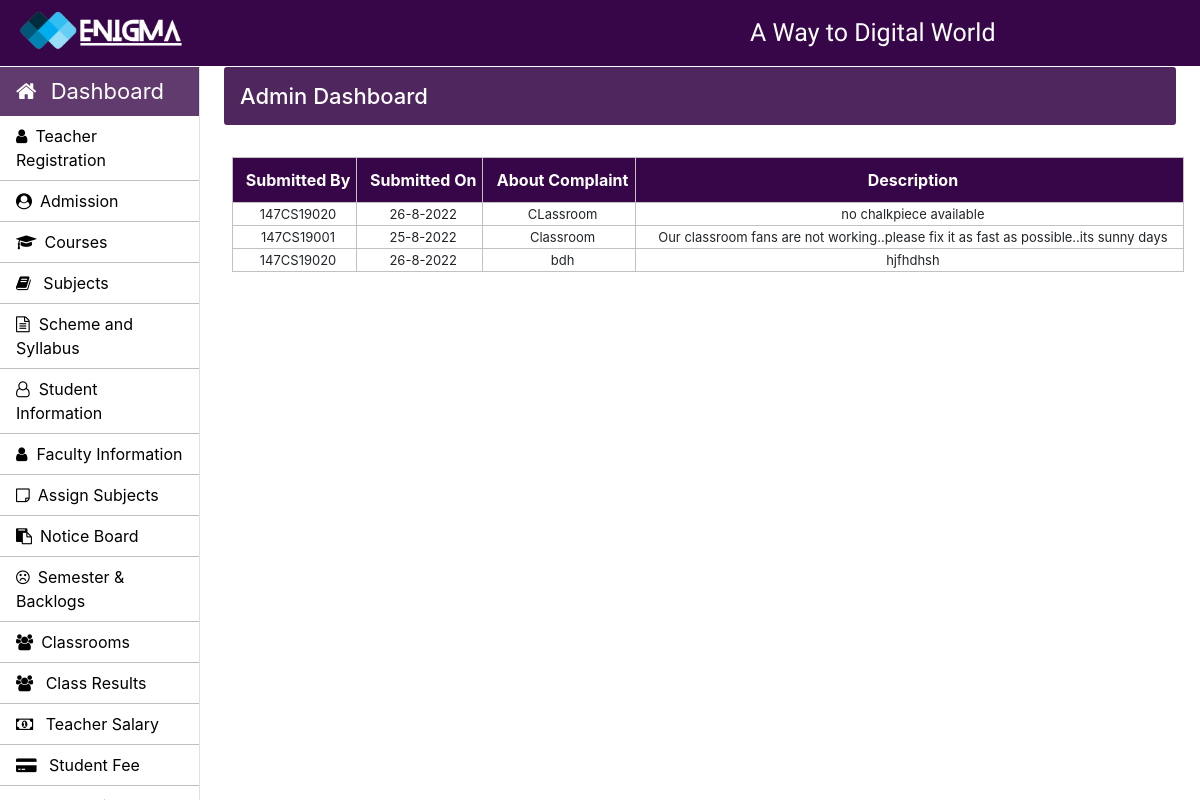
Page /Admin/complaints.php (signed in) on the committed database.
### tables this page shows
CREATE TABLE `complaint_box` (
  `submitted_by` varchar(20) NOT NULL,
  `complaint_id` int(10) NOT NULL,
  `date` varchar(14) NOT NULL,
  `about` varchar(30) NOT NULL,
  `description` varchar(300) NOT NULL
);

### Admin/complaints.php (the view, shortened to what this page needs)
 <?php
		require_once "../connection/connection.php";
	?>
<body>
	<?php include('../common/common-header.php') ?>
	<?php include('../common/admin-sidebar.php') ?>
		<main role="main" class="col-xl-10 col-lg-9 col-md-8 ml-sm-auto px-md-4 mb-2 w-100 page-content-index">
			<div class="flex-wrap flex-md-no-wrap pt-3 pb-2 mb-3 text-white admin-dashboard pl-3">
      <h4>Admin Dashboard </h4>
			</div>
            <div class="row">
					<div class="col-md-12 ml-2">
						<section class="mt-3">
							<table class="w-100 table-elements table-three-tr" cellpadding="3">
								<tr class="table-tr-head table-three text-white text-center">
									<th>Submitted By</th>
									<th>Submitted On</th>
									<th>About Complaint</th>
									<th>Description</th>
								</tr>
								<?php
								$query="SELECT * FROM `complaint_box`";
								$run=mysqli_query($con,$query);
								while($row=mysqli_fetch_array($run)) {?>
									<tr class="text-center">
										<td><?php echo $row['submitted_by'] ?></td>
										<td><?php echo $row['date'] ?></td>
										<td><?php echo $row['about']?></td>
										<td><?php echo $row['description'] ?></td>
									</tr>
								<?php }
								?>
                            </table>
                        </section>
                    </div>
                </div>
</main>
	</body>
</html>

### Css/style.css (style rules this page uses)
h4 { font-size: 22px; }
.admin-dashboard { margin-top: 1px !important; background: #370648de !important; border-radius: 3px; }
.table-elements tr, td, th { font-size: 13px; border: 1px solid rgb(194, 193, 193); padding-left: 10px !important; }
.table-three { background: #370648 !important; }
.table-tr-head { height: 45px !important; padding: 10px !important; margin-top: 5px !important; }
.table-font-for-transcript td, th { font-size: 16px !important; }

### rows in the picture
complaint_box: submitted_by "147CS19020", date "26-8-2022", about "CLassroom", description "no chalkpiece available"
complaint_box: submitted_by "147CS19001", date "25-8-2022", about "Classroom", description "Our classroom fans are not working..please fix it as fast as possible..its sunny days"
complaint_box: submitted_by "147CS19020", date "26-8-2022", about "bdh", description "hjfhdhsh"
